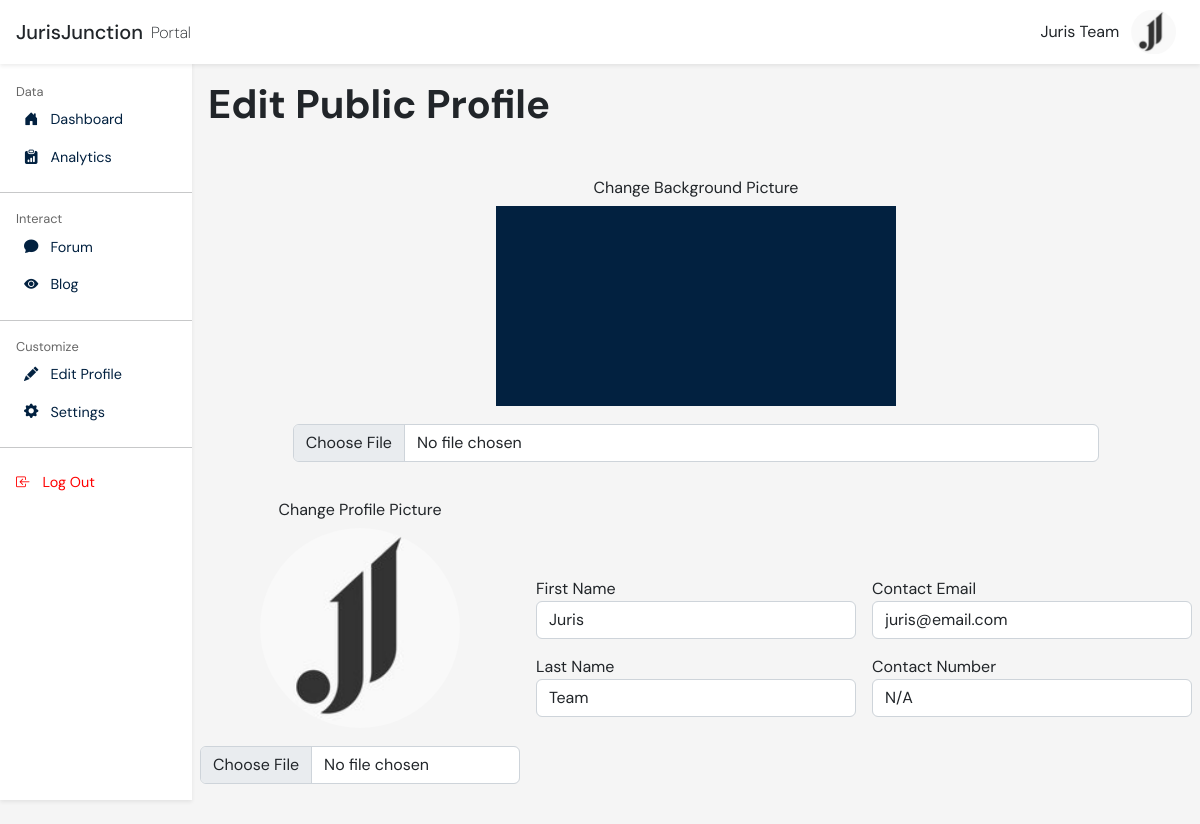
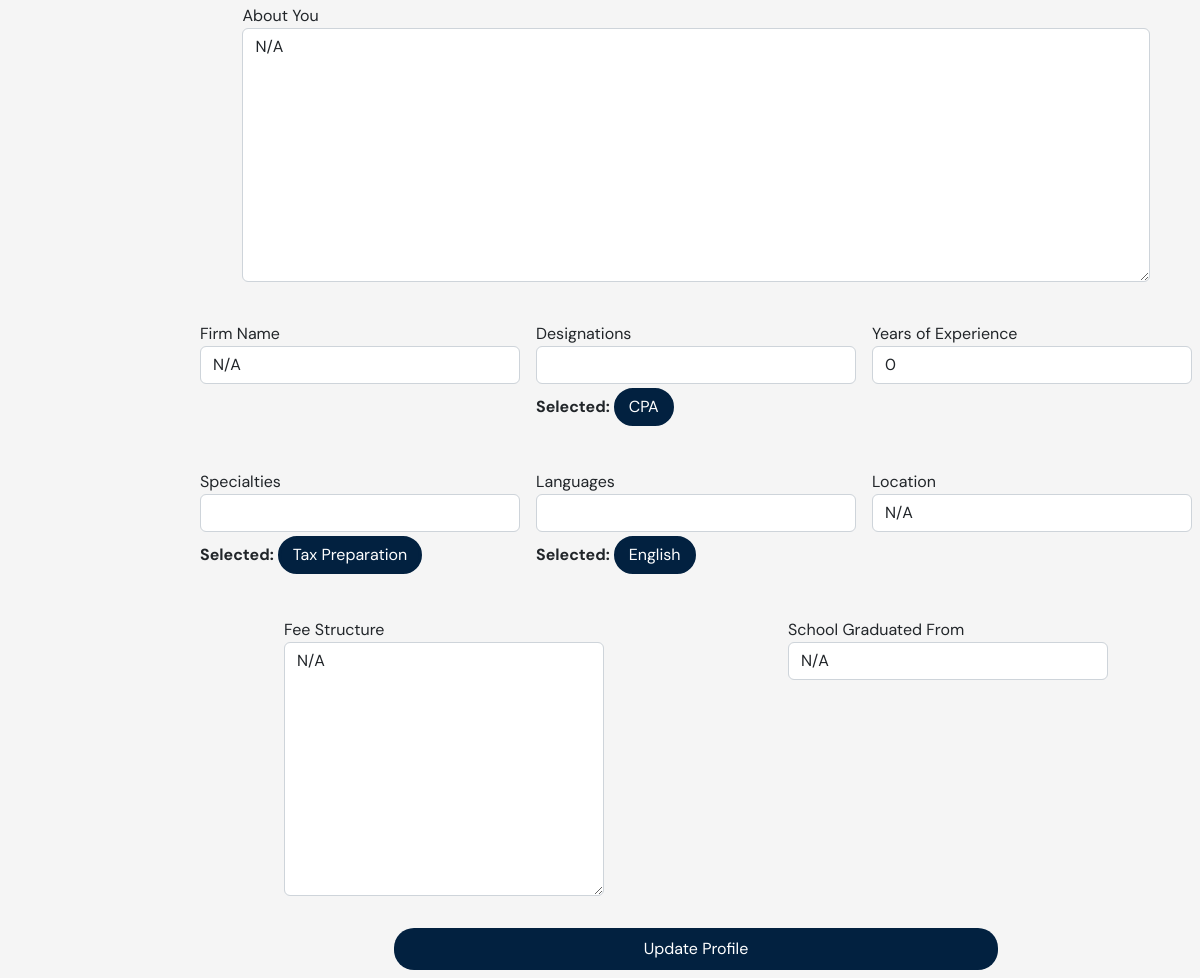
/edit_profile/ (signed in), run on the app's committed database (2 pictures, top to bottom).
### accounts/models.py (models this page shows, shortened)
class Professional(models.Model):
    user = models.OneToOneField(User, null=True, on_delete=models.CASCADE)
    unique_id = models.CharField(max_length=48, default=generate_unique_id, unique=True)
    email = models.EmailField()
    first_name = models.CharField(max_length=255)
    last_name = models.CharField(max_length=255)
    firm_name = models.CharField(null=True, max_length=255)
    contact_number = models.CharField(null=True, max_length=20)
    school_studied_at = models.CharField(null=True, max_length=255)
    designations = models.ManyToManyField(Designations)
    experience_years = models.PositiveIntegerField(null=True) #might delete
    fee_structure = models.TextField(null=True)
    num_of_reviews = models.IntegerField()
    average_rating = models.DecimalField(max_digits=3, decimal_places=1, null=True, blank=True)
    specialties = models.ManyToManyField(Specialties)
    languages = models.ManyToManyField(Languages)
    description = models.TextField(null=True)
    location = models.CharField(null=True, max_length=255)
    location_lat = models.FloatField(null=True, blank=True)
    location_long = models.FloatField(null=True, blank=True)
    profile_picture = models.ImageField(null=True, blank=True, default = '/main/default-pfp.jpg', upload_to='profile_pictures/')
    background_picture = models.ImageField(null=True, blank=True, default = '/main/default-background.png', upload_to='profile_pictures/background_photos/')
    subscription_status = models.BooleanField(null=True)
    created_at = models.DateTimeField(auto_now_add=True)
    updated_at = models.DateTimeField(auto_now=True)

class Designations(models.Model):
    designation = models.CharField(max_length=10)
    def __str__(self):
        return self.designation

class Specialties(models.Model):
    specialty = models.CharField(max_length=255)
    def __str__(self):
        return self.specialty

class Languages(models.Model):
    language = models.CharField(max_length = 20)
    def __str__(self):
        return self.language

### accounts/views.py (the view)
# urls.py: path('edit_profile/', accounts_views.user_edit_profile, name = "user_edit_profile"),
@login_required
def user_edit_profile(request):
    google_maps_api_key = settings.GOOGLE_MAPS_API_KEY
    user = request.user
    specialties = Specialties.objects.all().order_by('specialty')
    languages = Languages.objects.all().order_by('language')
    designations = Designations.objects.all().order_by('designation')
    try:
        current_professional = Professional.objects.get(user=user)
    except Professional.DoesNotExist:
        current_professional = None
    submitted = False
    if request.method == "POST":
        selected_specialties = json.loads(request.POST.get('specialties_array'))
        selected_langauges = json.loads(request.POST.get('languages_array'))
        selected_designations = json.loads(request.POST.get('designations_array'))
        print(f"here is array: {selected_specialties}")
        form = EditProfileForm(request.POST or None, request.FILES or None, instance=current_professional)
        if form.is_valid():
            professional = form.save(commit=False)
            if not professional.num_of_reviews:
                professional.num_of_reviews = 0
            professional.user = user
            professional.save()
            form.save_m2m()
            pros_specialties = []
            for pro_specialty in selected_specialties:
               pros_specialties.append(get_object_or_404(Specialties, specialty=pro_specialty))
            professional.specialties.clear()
            professional.specialties.add(*pros_specialties)
            pros_languages = []
            for pro_language in selected_langauges:
               pros_languages.append(get_object_or_404(Languages, language=pro_language))
            professional.languages.clear()
            professional.languages.add(*pros_languages)
            pros_designations = []
            for pro_designation in selected_designations:
               pros_designations.append(get_object_or_404(Designations, designation=pro_designation))
            professional.designations.clear()
            professional.designations.add(*pros_designations)
            professional.save()
            messages.success(request, 'Profile Sucessfully Updated.')
            return HttpResponseRedirect('/edit_profile/?submitted=True')
    else:
        form = EditProfileForm(instance=current_professional)
        if 'submitted' in request.GET:
            submitted = True
    context = {
        'user': user,
        'form':form,
        'submitted':submitted,
        'google_maps_api_key': google_maps_api_key,
        'specialties':specialties,
        'languages': languages,
        'designations': designations
    }
    return render(request, 'accounts/user-edit-profile.html', context)

### accounts/templates/accounts/user-edit-profile.html (shortened to what this page needs)
{% load static %}
<!doctype html>
<html lang="en">
<head>
  <link href="https://cdn.jsdelivr.net/npm/bootstrap@5.2.1/dist/css/bootstrap.min.css" rel="stylesheet"
>
    <link rel="stylesheet" href="https://cdnjs.cloudflare.com/ajax/libs/croppie/2.6.5/croppie.min.css">
    <link rel="stylesheet" type="text/css" href="{% static 'css/user-edit-profile-styles.css' %}"/>
</head>
<body>
  <main>
    <div class="navbar-and-content">
      {% include 'portal-navbar.html' %}
      <div class="main-content-container">
        <div class="form-contents">
          <h1 class="page-title">Edit Public Profile</h1>
          <form action="" method="POST" enctype="multipart/form-data" id="updateProfileForm">
            <div class="form-section-container background-picture-container">
                <label for="id_profile_picture">Change Background Picture</label>
                <div class="img-container background-img-container" id="backgroundImgContainer">
                  {% if user.professional.background_picture.url%}
                  <img class="pfp-show-img background-show-img" id="backgroundShowImg" src="{{user.professional.background_picture.url}}" alt="">
                  {%else%}
                  <img class="pfp-show-img background-show-img" id="backgroundShowImg" src="{{user.professional.background_picture.url}}" alt="">
                  {%endif%}
                </div>
                {{form.background_picture}}
            </div>
            <div class="form-section-container pfp-container">
              <label for="id_profile_picture">Change Profile Picture</label>
              <div class="img-container" id="pfpImgContainer">
                {% if user.professional.profile_picture.url%}
                <img class="pfp-show-img" id="pfpShowImg" src="{{user.professional.profile_picture.url}}" alt="">
                {%else%}
                <img class="pfp-show-img" id="pfpShowImg" src="{{ MEDIA_URL }}main/default-pfp.jpg" alt="">
                {%endif%}
              </div>
              {{form.profile_picture}}
            </div>
            <div class="form-section-container name-and-email-container">
              <div class="input-form-container">
                <label for="id_first_name">First Name</label>
                {{form.first_name}}
              </div>
              <div class="input-form-container">
                <label for="id_last_name">Last Name</label>
                {{form.last_name}}
              </div>
            </div>
            <div class="form-section-container name-and-email-container">
              <div class="input-form-container">
                <label for="id_email">Contact Email</label>
                {{form.email}}
              </div>
              <div class="input-form-container">
                <label for="id_email">Contact Number</label>
                {{form.contact_number}}
              </div>
            </div>
            <div class="form-section-container bio-container">
              <div class="input-form-container">
                <label for="id_description">About You</label>
                {{form.description}}
              </div>
            </div>
            <div class="form-section-container">
              <div class="input-form-container">
                <label for="id_firm_name">Firm Name</label>
                {{form.firm_name}}
              </div>
            </div>
            <div class="form-section-container">
              <div class="input-form-container dropdown-input">
                <label for="id_designations">Designations</label>
                  <input type="text" name="id_designations" class="form-control" id="designationInput">
                  <div class="all-selected-dropdown-container all-selected-designations">
                    <p class="selected-text">Selected:</p>
                    {%for designation in user.professional.designations.all%}
                      <div class="selected-dropdown-item selected-designation">
                        <p>{{designation}}</p>
                      </div>
                    {%endfor%}
                  </div>
              </div>
            </div>
            <div class="form-section-container">
              <div class="input-form-container">
                <label for="id_experience_years">Years of Experience</label>
                {{form.experience_years}}
              </div>
            </div>
            <div class="form-section-container">
              <div class="input-form-container dropdown-input">
                <label for="id_specialties">Specialties</label>
                  <input type="text" name="id_specialties" class="form-control" id="specialtyInput">
                  <div class="all-selected-dropdown-container all-selected-specialties">
                    <p class="selected-text">Selected:</p>
                    {%for specialty in user.professional.specialties.all%}
                      <div class="selected-dropdown-item selected-specialty">
                        <p>{{specialty}}</p>
                      </div>
                    {%endfor%}
                  </div>
              </div>
            </div>
            <div class="form-section-container">
              <div class="input-form-container dropdown-input">
                <label for="id_languages">Languages</label>
                  <input type="text" name="id_languages" class="form-control" id="languageInput">
                  <div class="all-selected-dropdown-container all-selected-languages">
                    <p class="selected-text">Selected:</p>
                    {%for language in user.professional.languages.all%}
                      <div class="selected-dropdown-item selected-language">
                        <p>{{language}}</p>
                      </div>
                    {%endfor%}
                  </div>
              </div>
            </div>
            <div class="form-section-container">
              <div class="input-form-container">
                <label for="id_location">Location</label>
                {{form.location}}
              </div>
            </div>
            <div class="form-section-container">
              <div class="input-form-container">
                <label for="id_fee_structure">Fee Structure</label>
                {{form.fee_structure}}
              </div>
            </div>
            <div class="form-section-container">
              <div class="input-form-container">
                <label for="id_school_studied_at">School Graduated From</label>
                {{form.school_studied_at}}
              </div>
            </div>
            <div class="form-section-container submit-button-container">
                <button type="submit" value="Submit" class="submit-button">
                  <p>Update Profile</p>
                </button>
            </div>
          </form>
        </div>
      </div>
    </div>
  </main>
</body>
</html>

### reused_templates/portal-navbar.html (shortened to what this page needs)
{% load static %}
<head>
 <link rel="stylesheet" href="https://cdn.jsdelivr.net/npm/bootstrap-icons@1.11.3/font/bootstrap-icons.min.css">
</head>
 <link rel="stylesheet" type="text/css" href="{% static 'css/portal-navbar-styles.css' %}"/>
 <nav class="navbar-container-computer shadow-sm">
    <div class="portal-title-box-container shadow-sm">
        <div class="logo-title">
            <h5>JurisJunction</h5>
            <p>Portal</p>
        </div>
        <div class="user-pfp-and-name">
            <p class="username-text">{{user.professional.first_name}} {{user.professional.last_name}}</p>
            <img class="pfp" src="{{user.professional.profile_picture.url}}">
        </div>
    </div>
    <div class="side-navbar-list-container">
        <ul class="navbar-items-container">
            <div class="section-content-container">
                <div class="section-title">
                    <p>Data</p>
                </div>
                <a class="navbar-link" href="{% url 'user_overview' %}">
                    <li class="nav-item">
                        <i class="bi bi-house-door-fill"></i>
                        <p class="nav-item-text">Dashboard</p>
                    </li>
                </a>
                <a class="navbar-link" href="{% url 'user_analytics' %}">
                    <li class="nav-item">
                        <i class="bi bi-clipboard-data-fill"></i>
                        <p class="nav-item-text">Analytics</p>
                    </li>
                </a>
                <hr>
            </div>
            <div class="section-content-container">
                <div class="section-title">
                    <p>Interact</p>
                </div>
                <a class="navbar-link" href="{% url 'user_answer_forums' %}">
                    <li class="nav-item">
                        <i class="bi bi-chat-fill"></i>
                        <p class="nav-item-text">Forum</p>
                    </li>
                </a>
                <a class="navbar-link" href="{% url 'user_blog_index' %}">
                    <li class="nav-item">
                        <i class="bi bi-eye-fill"></i>
                        <p class="nav-item-text">Blog</p>
                    </li>
                </a>
                <hr>
            </div>
            <div class="section-content-container">
                <div class="section-title">
                    <p>Customize</p>
                </div>
                <a class="navbar-link" href="{% url 'user_edit_profile' %}">
                    <li class="nav-item">
                        <i class="bi bi-pencil-fill"></i>
                        <p class="nav-item-text">Edit Profile</p>
                    </li>
                </a>
                <a class="navbar-link" href="{% url 'user_settings' %}">
                    <li class="nav-item">
                        <i class="bi bi-gear-fill"></i>
                        <p class="nav-item-text">Settings</p>
                    </li>
                </a>
                <hr>
            </div>
            <a class="logout-bullet" href="{% url 'user_logout' %}">
                <li class="nav-item">
                    <i class="bi bi-box-arrow-in-left"></i>
                    <p class="nav-item-text">Log Out</p>
                </li>
            </a>
        </ul>
    </div>
 </nav>

### data on the page
Professional: first_name "Juris", last_name "Team", email "juris@email.com", contact_number "N/A", description "N/A", firm_name "N/A", experience_years "0", location "N/A", fee_structure "N/A", school_studied_at "N/A"
Designations: designation "CPA"
Specialties: specialty "Tax Preparation"
Languages: language "English"

### other printed values
{{ user.professional.first_name }} "Juris"
{{ user.professional.last_name }} "Team"
